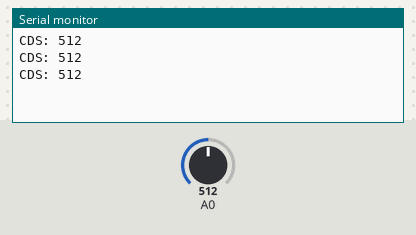
This sketch was run on a simulated Arduino Uno, built with avr-gcc and run on an emulated ATmega328P. Shown: the last lines printed to the serial monitor. Inputs (shaded band) come from the test bench; at power-on: A0 = 512.

Above: at 1.3 s.
1.4 s: A0 set to 716
At 1.9 s:
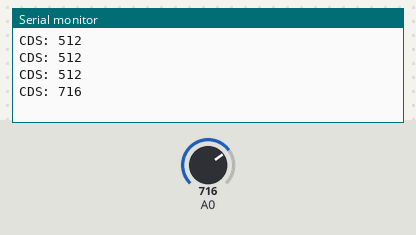
2.9 s: A0 set to 900
At 3.4 s:
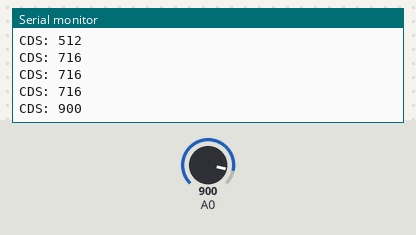
Timing chart, 0 to 5.9 s (numbered marks = the images above; inputs shaded):
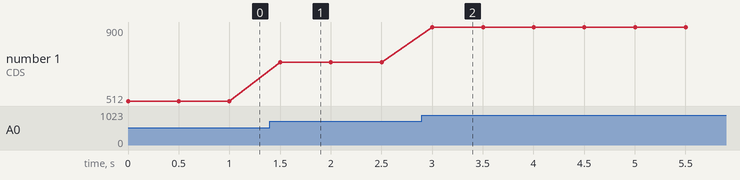

Measured:
- after the input at 1.4 s, the serial monitor: prints a new line after 0.10 s (image 1)
- after the input at 2.9 s, the serial monitor: prints a new line after 0.10 s (image 2)
- plotted number 1: 512 → 716 after the input at 1.4 s, 716 → 900 after the input at 2.9 s

The sketch:

test.ino
```cpp
void setup() {
    Serial.begin(115200);
    pinMode(A0, INPUT);
}

void loop() {
    int cdsdata = analogRead(A0);
    Serial.print("CDS: ");
    Serial.println(cdsdata);
    delay(500);
}
```
